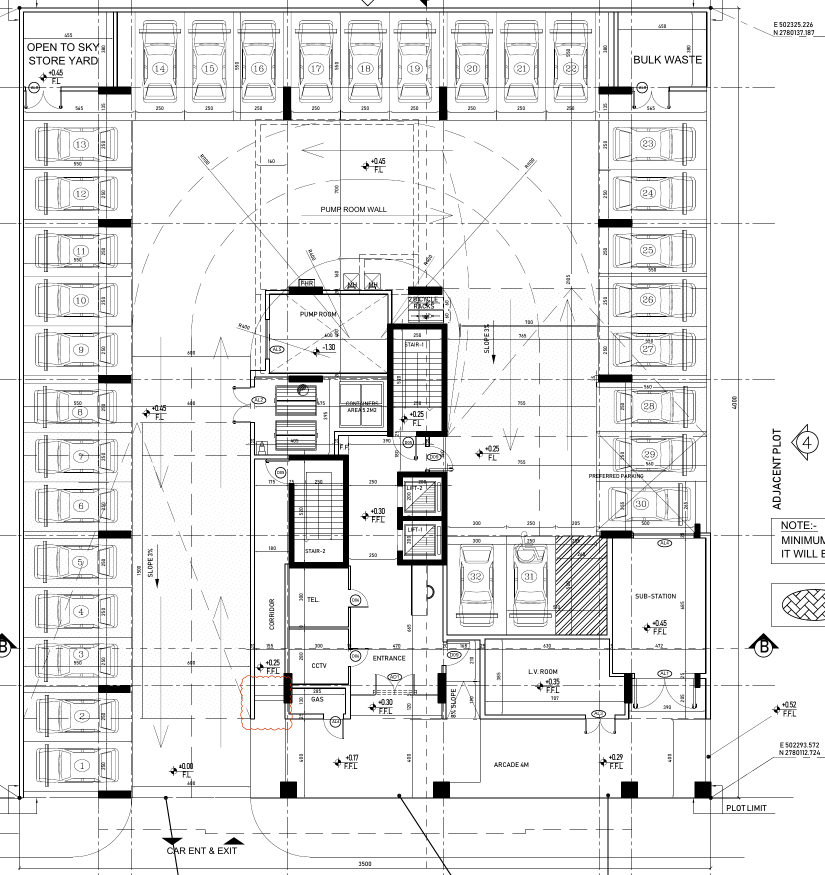
#> input picture tools/plans/base/gnd150-05.png, 1650 x 1750 px, found by its file name (shown at 1/2 size)
$ python gnd.py
#> lines starting #> are read from the running program, lines starting #| are printed output that depends on the picture
### tools/plans/common.py
from PIL import Image, ImageDraw, ImageFont

CAT = {
 "CIRC":  ((30,136,229),  "Circulation - stairs, lifts, lobby, corridor, entrance"),
 "PLANT": ((245,124,0),   "Plant & services - pump, electrical, telecom, gas"),
 "PARK":  ((69,90,100),   "Parking & vehicle circulation"),
 "STORE": ((109,76,65),   "Waste & storage"),
 "AMEN":  ((0,150,136),   "Amenity - pool, gym, changing, WCs"),
}
FB = "/usr/share/fonts/truetype/dejavu/DejaVuSans-Bold.ttf"

def _is_poly(box):
    """A box is either (x1,y1,x2,y2) or a list of (x,y) points."""
    return isinstance(box, (list, tuple)) and len(box) and isinstance(box[0], (list, tuple))

def _pts(box, PAD_T):
    if _is_poly(box):
        return [(x, y + PAD_T) for x, y in box]
    return [(box[0], box[1] + PAD_T), (box[2], box[1] + PAD_T),
            (box[2], box[3] + PAD_T), (box[0], box[3] + PAD_T)]

def _centre(box):
    if _is_poly(box):
        xs = [x for x, _ in box]; ys = [y for _, y in box]
        return (min(xs) + max(xs)) // 2, (min(ys) + max(ys)) // 2
    return (box[0] + box[2]) // 2, (box[1] + box[3]) // 2

def build(src, out, areas, title, sub, note, legend_cats, pad_b=430):
#> called with src = 'gnd150-05.png', out = 'GROUND-areas.png', title = 'GROUND FLOOR PLAN  -  AREA REFERENCES', pad_b = 540
    base = Image.open(src).convert("RGBA"); W,H = base.size
#> after `W, H = base.size`: W = 1650; H = 1750
    PAD_T, PAD_B = 130, pad_b
    cv = Image.new("RGBA",(W,H+PAD_T+PAD_B),(255,255,255,255)); cv.paste(base,(0,PAD_T))
#> after `cv = Image.new('RGBA', (W, H + PAD_T + PAD_B), (255, 255, 255, 255))`: cv: PIL image 1650x2420 RGBA; every value is 255
#> after `cv.paste(base, (0, PAD_T))`:
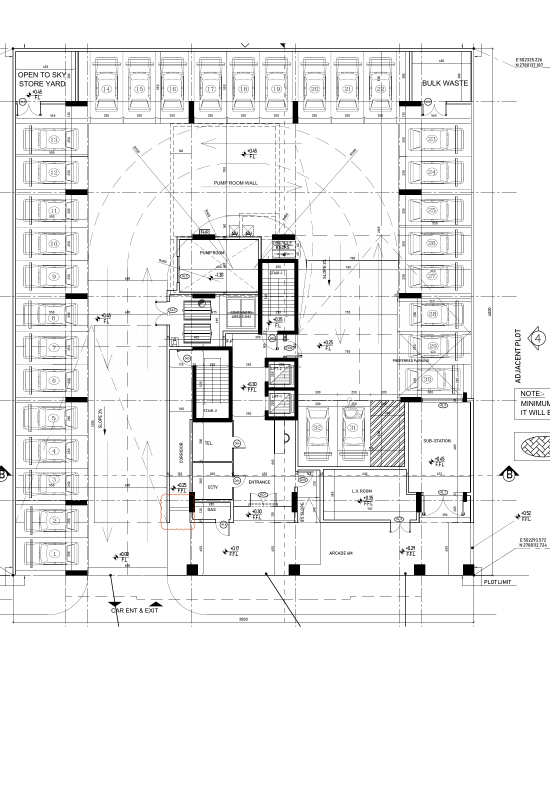
#> cv: PIL image 1650x2420 RGBA (shown at 1/3 size); mean R, G, B, A 239.9, 239.9, 239.9, 255
    tint = Image.new("RGBA", cv.size, (0,0,0,0)); td = ImageDraw.Draw(tint)
#> after `tint = Image.new('RGBA', cv.size, (0, 0, 0, 0))`: tint: PIL image 1650x2420 RGBA; every value is 0
    for ref,cat,box,fs,*_ in areas:
        col = CAT[cat][0]
        td.polygon(_pts(box, PAD_T), fill=col+(46,))
    cv = Image.alpha_composite(cv,tint); d = ImageDraw.Draw(cv)
#> after `cv = Image.alpha_composite(cv, tint)`:
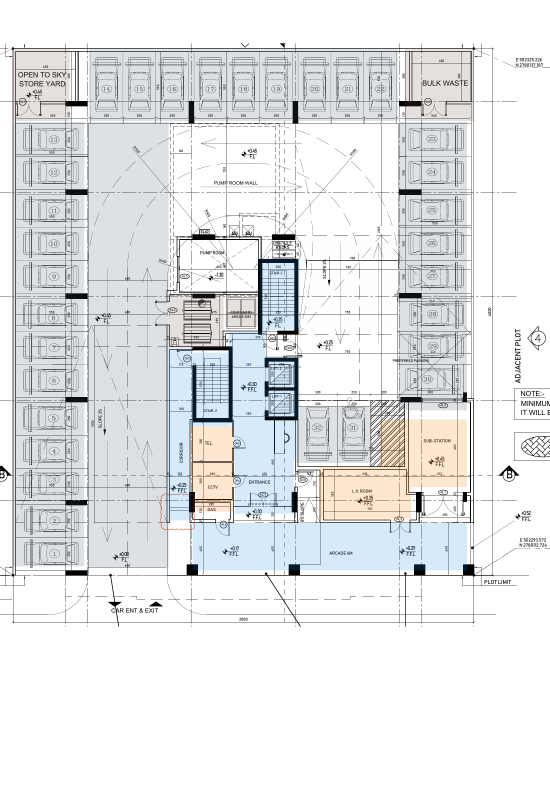
#> cv: PIL image 1650x2420 RGBA (shown at 1/3 size); mean R, G, B, A 229.1, 230.8, 231.8, 255
    for ref,cat,box,fs,*_ in areas:
        col = CAT[cat][0]
        pts = _pts(box, PAD_T)
        d.line(pts + [pts[0]], fill=col+(255,), width=5, joint="curve")
    for ref,cat,box,fs,*rest in areas:
        col = CAT[cat][0]; f = ImageFont.truetype(FB, fs)
        if rest and rest[0]:
            cx, cy0 = rest[0]
        else:
            cx, cy0 = _centre(box)
        cy = cy0 + PAD_T
        bb = d.textbbox((0,0), ref, font=f); w,h = bb[2]-bb[0], bb[3]-bb[1]
        pad = max(7, fs//4)
        d.rounded_rectangle([cx-w//2-pad, cy-h//2-pad, cx+w//2+pad, cy+h//2+pad+4],
                            radius=8, fill=col+(255,), outline=(255,255,255,255), width=3)
        d.text((cx-w//2, cy-h//2-2), ref, font=f, fill=(255,255,255,255))
#> this loop made 23 passes
#> (bb, w, h) on passes 1 to 12: ((0, 6, 115, 26), 115, 20), ((0, 6, 143, 26), 143, 20), ((0, 6, 160, 28), 160, 22), ((0, 6, 159, 28), 159, 22), ((0, 6, 158, 28), 158, 22), ((0, 6, 139, 25), 139, 19), ((0, 6, 140, 28), 140, 22), ((0, 5, 96, 21), 96, 16), ((0, 4, 58, 17), 58, 13), ((0, 3, 31, 11), 31, 8), ((0, 4, 100, 17), 100, 13), ((0, 5, 76, 21), 76, 16)
    f_t = ImageFont.truetype(FB,46); f_s = ImageFont.truetype(FB,26); f_n = ImageFont.truetype(FB,23); f_l = ImageFont.truetype(FB,29)
    d.text((45,28), title, font=f_t, fill=(20,20,20,255))
    d.text((45,84), sub, font=f_s, fill=(90,90,90,255))
    y0 = H+PAD_T+26
#> y0 = 1906
    d.text((45,y0), "LEGEND  -  colour = area type,  label = the exact ref used in SnaggingPro",
           font=f_l, fill=(20,20,20,255))
    for i,c in enumerate(legend_cats):
        col,desc = CAT[c]
        cy = y0+54+i*46
        d.rounded_rectangle([45,cy,89,cy+34], radius=8, fill=col+(140,), outline=col+(255,), width=4)
        d.text((104,cy+3), desc, font=f_s, fill=(30,30,30,255))
    import textwrap
    wrapped = []
    for line in note:
        wrapped.extend(textwrap.wrap(line, width=118) or [""])
    for j,line in enumerate(wrapped):
        d.text((45, y0+70+len(legend_cats)*46+j*34), line, font=f_n, fill=(90,90,90,255))
    cv.convert("RGB").save(out, dpi=(150,150)); print("saved", out, len(areas), "areas")
#> after `cv.convert('RGB').save(out, dpi=(150, 150))`:
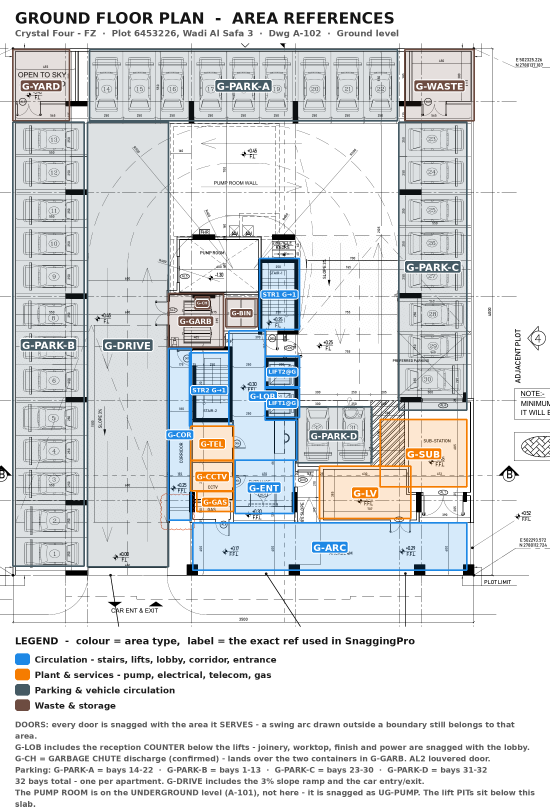
#> saved as GROUND-areas.png: PIL image 1650x2420 RGB (shown at 1/3 size); mean R, G, B 219.9, 222.1, 223.5
#| saved GROUND-areas.png 23 areas

### tools/plans/gnd.py
from common import build
# ref, category, (x1,y1,x2,y2), font size
A = [
 ("G-YARD","STORE",(38,18,208,232),28),
 ("G-WASTE","STORE",(1214,18,1422,232),28),
 ("G-PARK-A","PARK",(268,18,1192,232),30),
 ("G-PARK-B","PARK",(38,236,252,1568),30),
 ("G-PARK-C","PARK",(1196,236,1400,1100),30),
 ("G-PARK-D","PARK",(888,1090,1115,1258),26),
 ("G-DRIVE","PARK",(262,236,505,1570),30),
 ("G-GARB","STORE",(505,750,670,912),22),
 ("G-BIN","STORE",(677,765,772,850),18),
 ("G-CH","STORE",(585,760,628,796),11),
 ("STR1 G→1","CIRC",(778,645,898,858),18),
 ("G-LOB","CIRC",[(686,862),(795,862),(795,1130),(890,1130),(890,1250),(700,1250),(700,1145),(686,1145)],22),
 ("STR2 G→1","CIRC",(568,928,686,1148),18),
 ("LIFT2@G","CIRC",(795,938,898,1030),17),
 ("LIFT1@G","CIRC",(795,1034,898,1122),17),
 ("G-COR","CIRC",(505,915,573,1430),20),
 ("G-TEL","PLANT",(572,1148,700,1250),22),
 ("G-CCTV","PLANT",(572,1252,700,1342),22),
 ("G-GAS","PLANT",(590,1344,700,1404),20),
 ("G-ENT","CIRC",(705,1250,880,1410),26),
 ("G-LV","PLANT",(958,1268,1232,1425),28),
 ("G-SUB","PLANT",(1140,1128,1400,1330),28),
 ("G-ARC","CIRC",(578,1438,1400,1580),28),
]
build("gnd150-05.png","GROUND-areas.png",A,
 "GROUND FLOOR PLAN  -  AREA REFERENCES",
 "Crystal Four - FZ  ·  Plot 6453226, Wadi Al Safa 3  ·  Dwg A-102  ·  Ground level",
 ["DOORS: every door is snagged with the area it SERVES - a swing arc drawn outside a boundary still belongs to that area.",
  "G-LOB includes the reception COUNTER below the lifts - joinery, worktop, finish and power are snagged with the lobby.",
  "G-CH = GARBAGE CHUTE discharge (confirmed) - lands over the two containers in G-GARB. AL2 louvered door.",
  "Parking: G-PARK-A = bays 14-22  ·  G-PARK-B = bays 1-13  ·  G-PARK-C = bays 23-30  ·  G-PARK-D = bays 31-32",
  "32 bays total - one per apartment. G-DRIVE includes the 3% slope ramp and the car entry/exit.",
  "The PUMP ROOM is on the UNDERGROUND level (A-101), not here - it is snagged as UG-PUMP. The lift PITs sit below this slab.",
  "Vertical elements: stairs run lower-to-upper (STR1 G→1); lift landings per level (LIFT1@G); car, shaft, pit snagged once.",
  "Area boundaries are indicative, for navigation on site - verify against the as-built drawings."],
 ["CIRC","PLANT","PARK","STORE"], pad_b=540)

$ run again, with tools/plans/base/plan150-07.png copied over tools/plans/base/gnd150-05.png
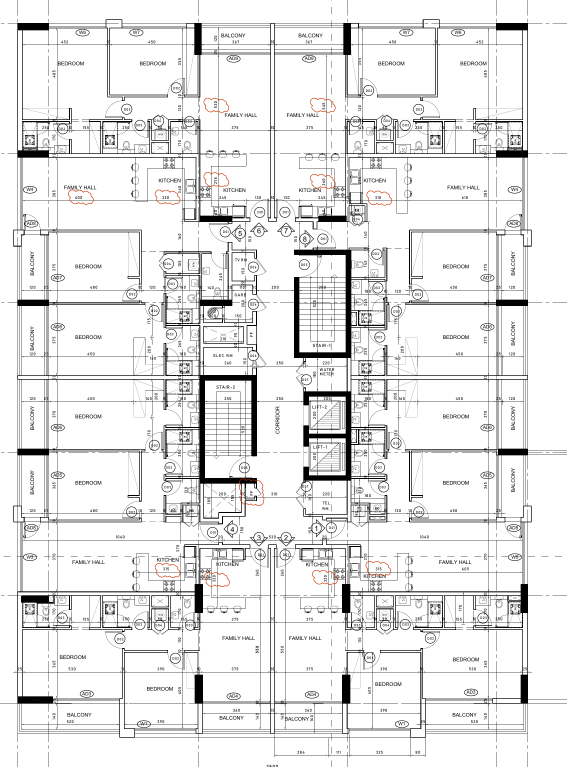
#> input picture tools/plans/base/plan150-07.png, 1700 x 2300 px, found by its file name (shown at 1/3 size)
#> tint: PIL image 1700x2970 RGBA; every value is 0
#> in build, `cv = Image.alpha_composite(cv, tint)`:
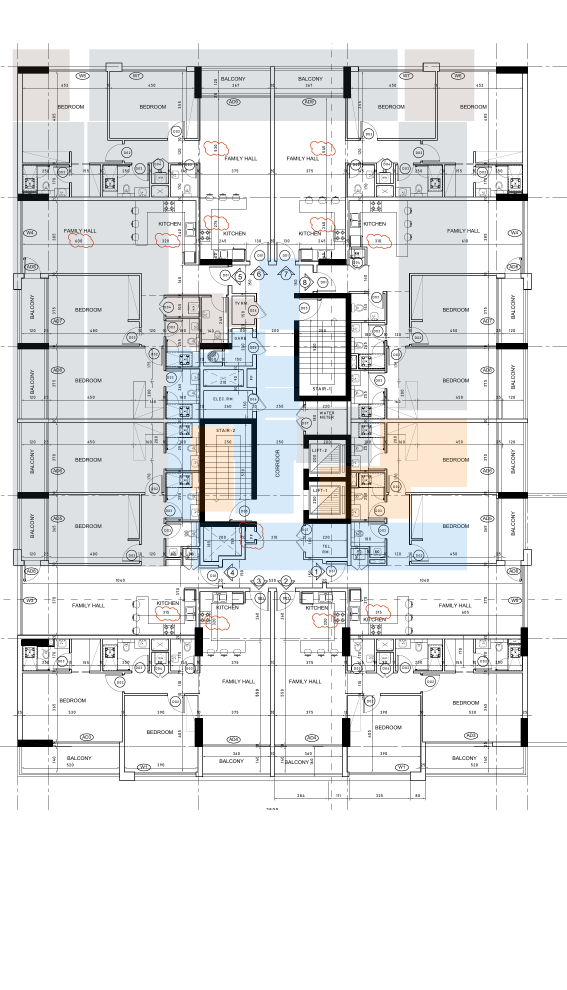
#> cv: PIL image 1700x2970 RGBA (shown at 1/3 size); mean R, G, B, A 228.5, 229.7, 230.5, 255
#> the loop in build, `for ref,cat,box,fs,*rest in areas:` made 23 passes
#> (bb, w, h) on passes 1 to 8: ((0, 6, 115, 26), 115, 20), ((0, 6, 143, 26), 143, 20), ((0, 6, 160, 28), 160, 22), ((0, 6, 159, 28), 159, 22), ((0, 6, 158, 28), 158, 22), ((0, 6, 139, 25), 139, 19), ((0, 6, 140, 28), 140, 22), ((0, 5, 96, 21), 96, 16)
#> in build, `cv.convert('RGB').save(out, dpi=(150, 150))`:
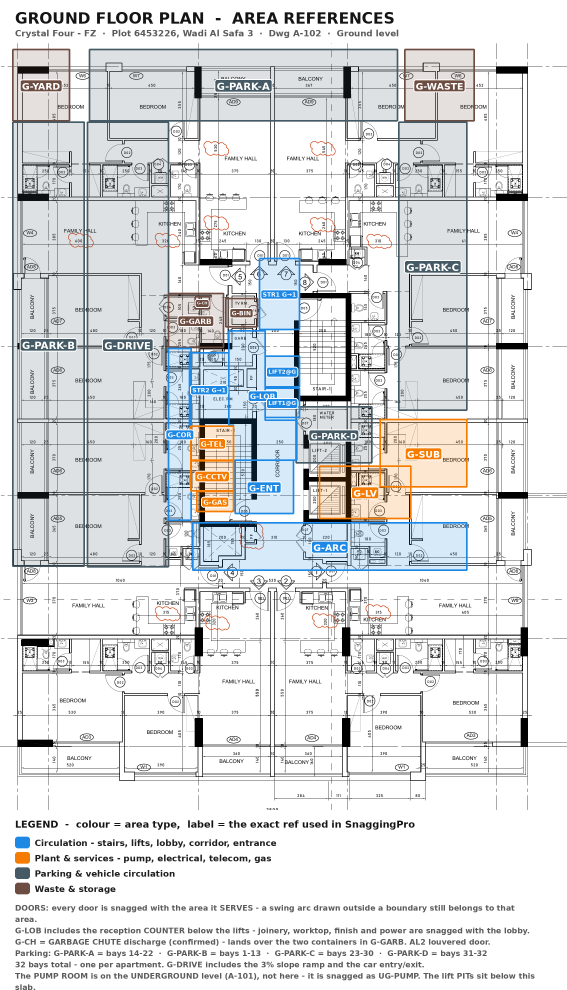
#> saved as GROUND-areas.png: PIL image 1700x2970 RGB (shown at 1/3 size); mean R, G, B 220.8, 222.4, 223.4
#| saved GROUND-areas.png 23 areas

$ run again, with tools/plans/base/roof150-08.png copied over tools/plans/base/gnd150-05.png
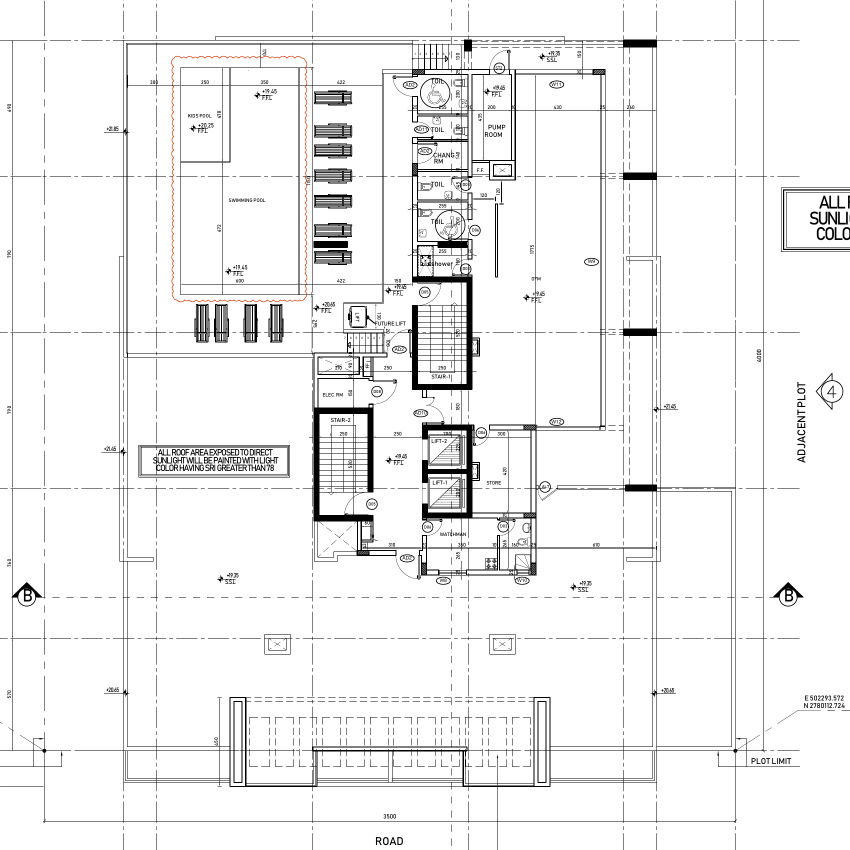
#> input picture tools/plans/base/roof150-08.png, 1700 x 1700 px, found by its file name (shown at 1/2 size)
#> tint: PIL image 1700x2370 RGBA; every value is 0
#> in build, `cv = Image.alpha_composite(cv, tint)`:
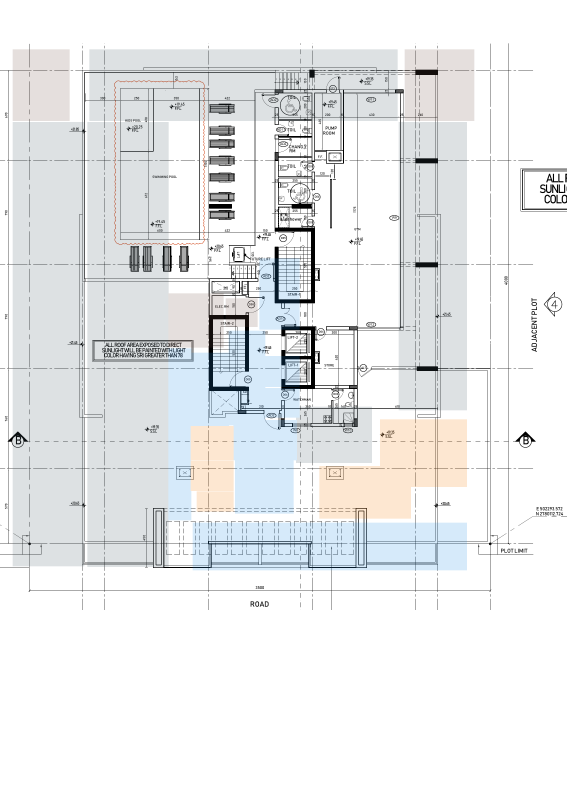
#> cv: PIL image 1700x2370 RGBA (shown at 1/3 size); mean R, G, B, A 233.5, 235.1, 236, 255
#> the loop in build, `for ref,cat,box,fs,*rest in areas:` made 23 passes
#> (bb, w, h) on passes 1 to 8: ((0, 6, 115, 26), 115, 20), ((0, 6, 143, 26), 143, 20), ((0, 6, 160, 28), 160, 22), ((0, 6, 159, 28), 159, 22), ((0, 6, 158, 28), 158, 22), ((0, 6, 139, 25), 139, 19), ((0, 6, 140, 28), 140, 22), ((0, 5, 96, 21), 96, 16)
#> in build, `cv.convert('RGB').save(out, dpi=(150, 150))`:
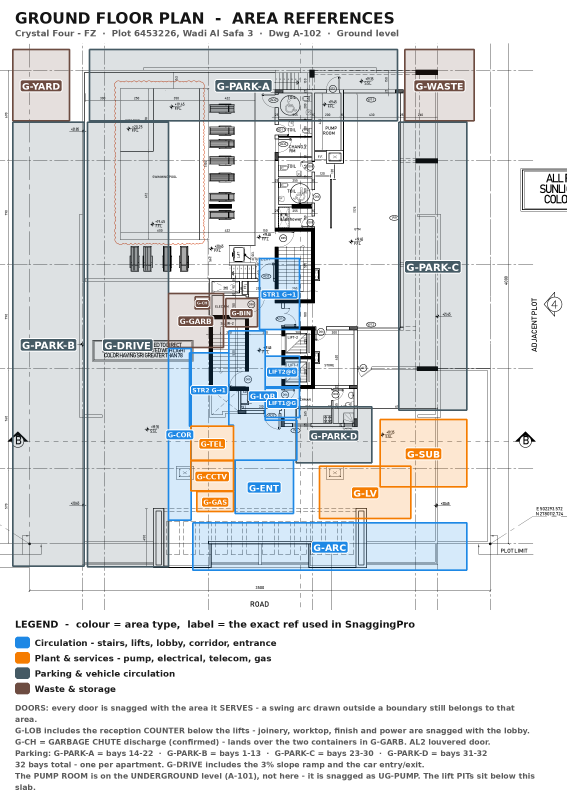
#> saved as GROUND-areas.png: PIL image 1700x2370 RGB (shown at 1/3 size); mean R, G, B 223.2, 225.4, 226.7
#| saved GROUND-areas.png 23 areas
